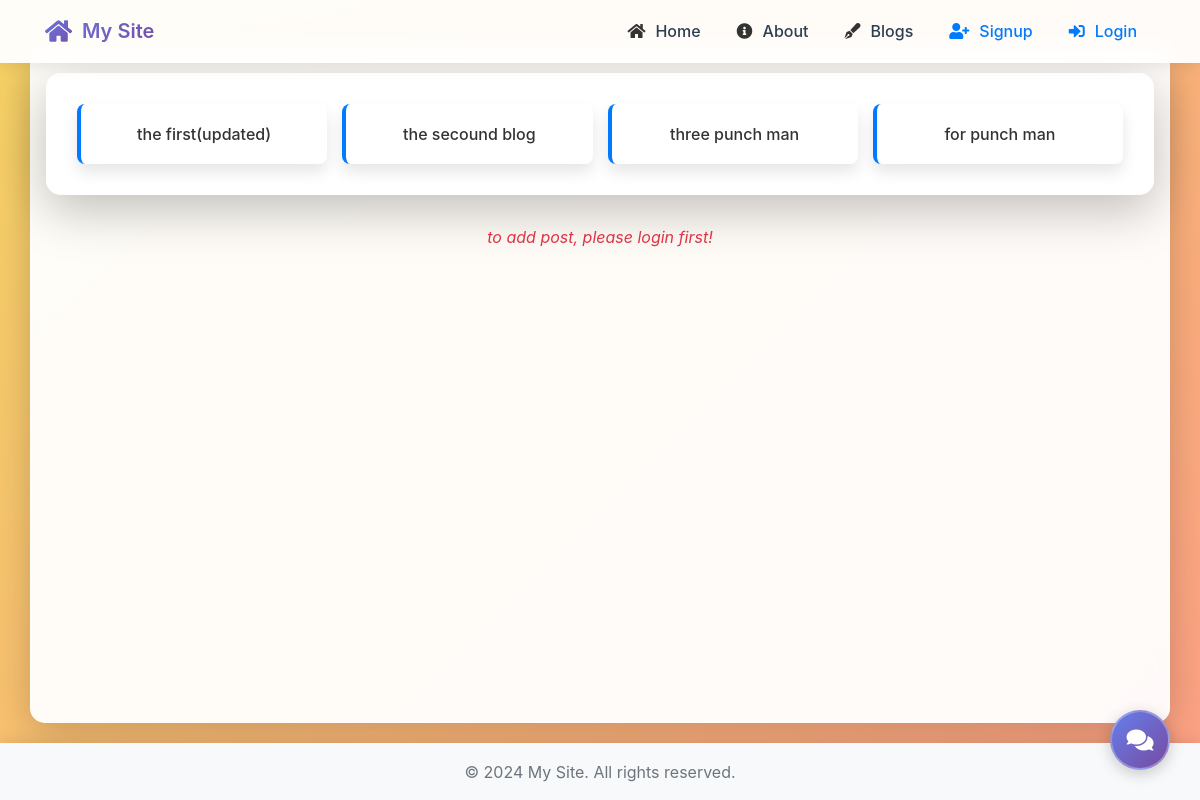
The app's page /blogs/ with its own data.
### blog/models.py (models this page shows, shortened)
class Post(models.Model):
    title = models.CharField(default='',max_length=20)
    text = models.TextField(default='',max_length=600)
    author = models.ForeignKey(settings.AUTH_USER_MODEL, on_delete=models.CASCADE)
    date = models.DateTimeField(auto_now_add=True)
    def get_absolute_url(self):
        return reverse("blog_detail", kwargs={"pk": self.id})

### blog/views.py (the view)
# urls.py: path('',views.blog_list, name='blog_list'),
def blog_list(request):
    posts = Post.objects.all()
    context = {'posts': posts}
    return render(request, 'blog/list.html', context)

### templates/blog/list.html
{% extends "base.html" %}
{% block body %}
<div id='blogs-list' class='header-items'>
    {% for post in posts %}
        <a id='blogs-list-items' href='{{post.get_absolute_url}}'>{{post.title}}</a>
    {% endfor %}
</div>
{% if user.is_authenticated %}
<a class='add-button' href='{% url 'blog_new' %}'>+ Add Post</a>
{% else %}
<p id='p-login-first' class='all-texts-blogs'>to add post, please login first!</p>
{% endif %}
{% endblock body %}

### static/css/style.css (style rules this page uses)
:root { --primary-color: #007bff; --secondary-color: #6c757d; --success-color: #28a745; --danger-color: #dc3545; --light-color: #f8f9fa; --dark-color: #343a40; --gradient-primary: linear-gradient(135deg, #667eea 0%, #764ba2 100%); --gradient-secondary: linear-gradient(135deg, #a8edea 0%, #fed6e3 100%); --gradient-dark: linear-gradient(135deg, #2c3e50 0%, #3498db 100%); --gradient-auth: linear-gradient(135deg, #00c6ff 0%, #0072ff 100%); --gradient-blog: linear-gradient(135deg, #f6d365 0%, #fda085 100%); --gradient-home: linear-gradient(135deg, #84fab0 0%, #8fd3f4 100%); }
body { min-height: 100vh; display: flex; flex-direction: column; margin: 0; padding: 0; font-family: -apple-system, BlinkMacSystemFont, "Segoe UI", Roboto, "Helvetica Neue", Arial, sans-serif; background-size: 200% 200%; animation: gradientShift 15s ease infinite; position: relative; }
body.blog-page { background: var(--gradient-blog); }
#blogs-list { display: grid; grid-template-columns: repeat(auto-fill, minmax(200px, 1fr)); gap: 15px; padding: 30px; background: rgba(255, 255, 255, 0.95); border-radius: 15px; margin-bottom: 30px; box-shadow: 0 15px 50px rgba(0, 0, 0, 0.25); border: 1px solid rgba(255, 255, 255, 0.3); }
#blogs-list-items { padding: 12px 15px; background: white; border-radius: 8px; transition: all 0.3s ease; display: flex; flex-direction: column; align-items: center; justify-content: center; color: #333; text-decoration: none; font-weight: 500; font-size: 16px; box-shadow: 0 8px 15px rgba(0, 0, 0, 0.1); height: 60px; text-align: center; position: relative; overflow: hidden; border-left: 4px solid var(--primary-color); }
#blogs-list-items::before { content: ''; position: absolute; bottom: 0; left: 0; width: 100%; height: 3px; background: var(--gradient-blog); transform: scaleX(0); transform-origin: right; transition: transform 0.3s ease; }
.all-texts-blogs { color: #333; }
#p-login-first { text-align: center; color: var(--danger-color); font-style: italic; }

### records on screen
Post: title "the first(updated)"
Post: title "the secound blog"
Post: title "three punch man"
Post: title "for punch man"
